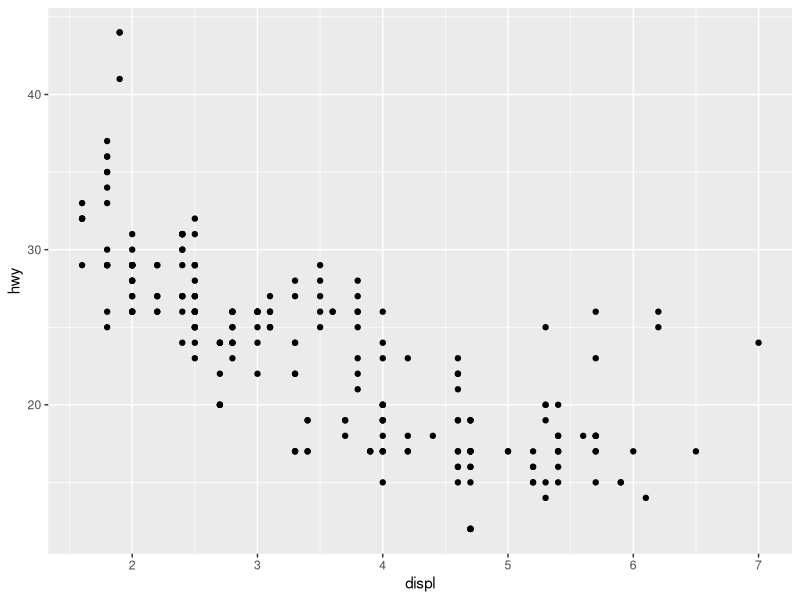
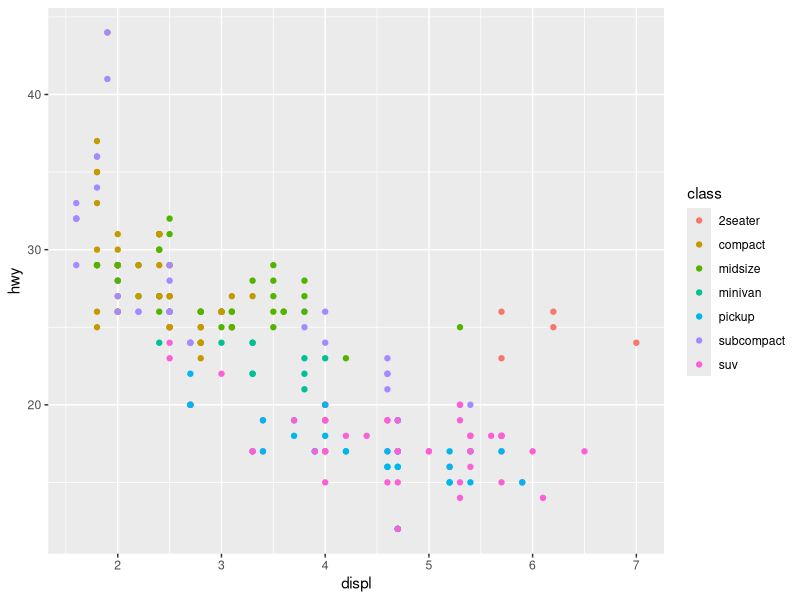
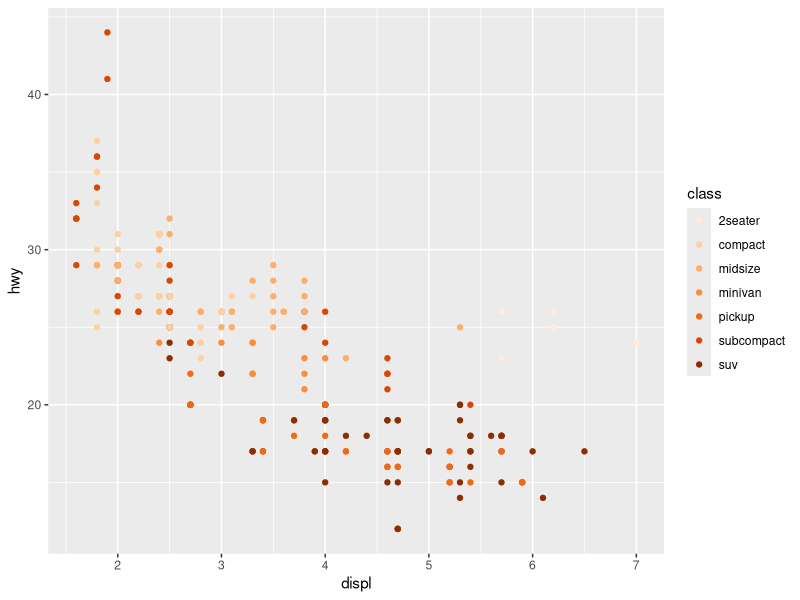
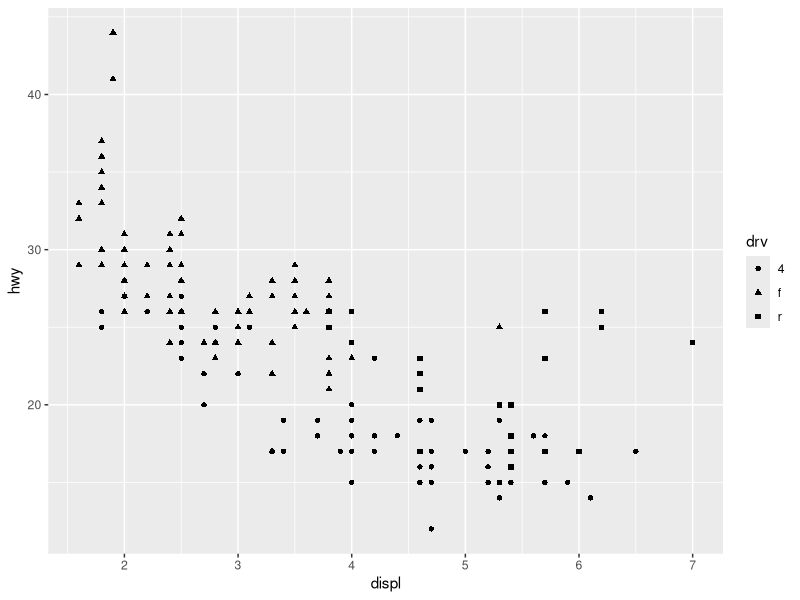
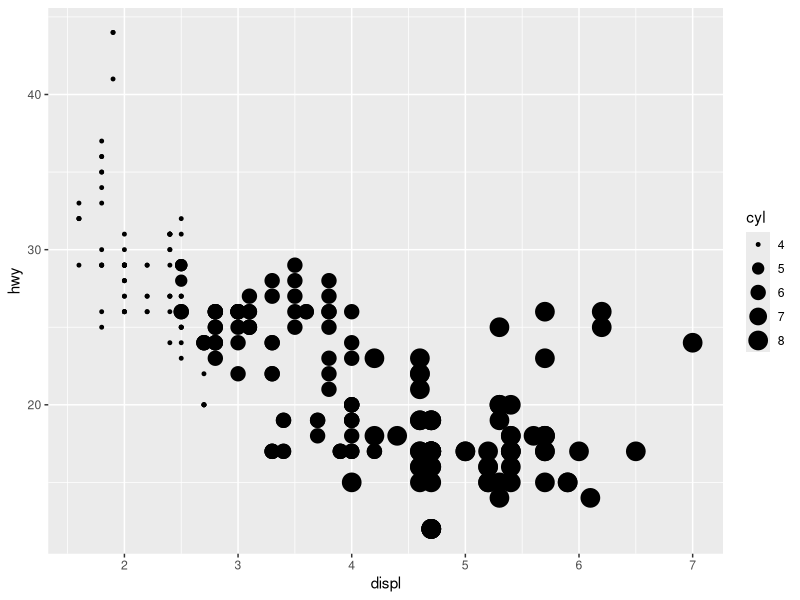
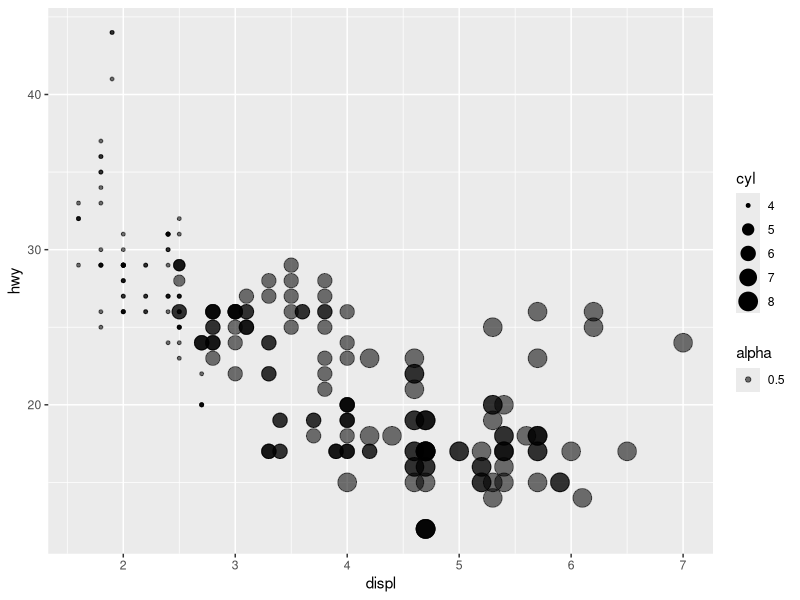
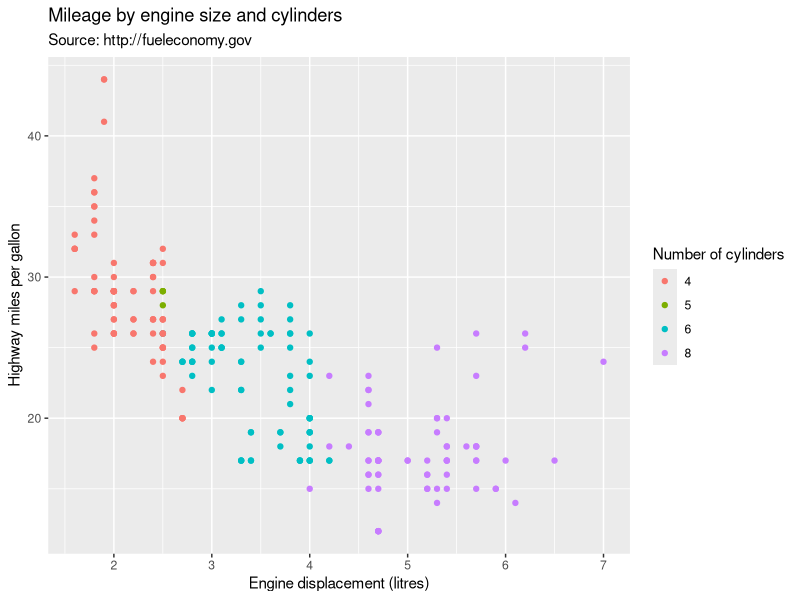
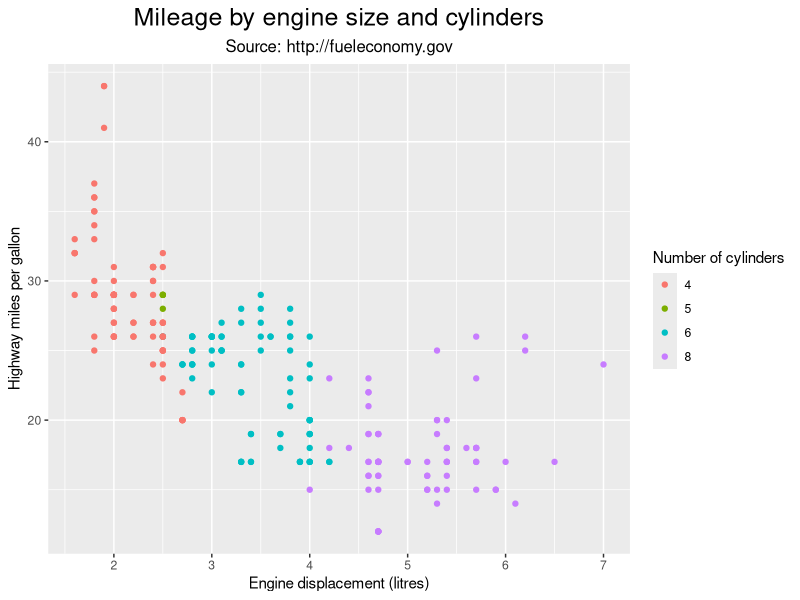

Write R code to recreate these figures, in order.
## ---- chunk 1
knitr::opts_chunk$set(echo = TRUE)
## ---- chunk 2
library(ggplot2)
## ---- chunk 3
mpg
## ---- chunk 4
p <- ggplot(mpg, aes(x = displ, y = hwy)) + geom_point()
p
## ---- chunk 5

p <- ggplot(mpg, aes(displ, hwy, colour = class)) + geom_point()
p

p <- ggplot(mpg, aes(displ, hwy, colour = class)) + scale_colour_brewer(palette="Oranges") + geom_point()
p

p <- ggplot(mpg, aes(displ, hwy, shape = drv)) + geom_point()
p

p <- ggplot(mpg, aes(displ, hwy, size = cyl)) + geom_point()
p

p <- ggplot(mpg, aes(displ, hwy, size = cyl, alpha=0.5)) + geom_point()
p

## ---- chunk 6
p <- ggplot(mpg, aes(displ, hwy)) +
  geom_point(aes(colour = factor(cyl))) +
  labs(
    x = "Engine displacement (litres)", 
    y = "Highway miles per gallon", 
    colour = "Number of cylinders",
    title = "Mileage by engine size and cylinders",
    subtitle = "Source: http://fueleconomy.gov"
  )
p
## ---- chunk 7
p <- ggplot(mpg, aes(displ, hwy)) +
  geom_point(aes(colour = factor(cyl))) +
  labs(
    x = "Engine displacement (litres)", 
    y = "Highway miles per gallon", 
    colour = "Number of cylinders",
    title = "Mileage by engine size and cylinders",
    subtitle = "Source: http://fueleconomy.gov"
  ) +
  theme(
    plot.title = element_text(hjust = 0.5, size = 18),
    plot.subtitle = element_text(hjust = 0.5, size = 12)
  )
p
## ---- chunk 8
values <- seq(from = -2, to = 2, by = .01)
df <- data.frame(x = values, y = values ^ 3)

ggplot(df, aes(x, y)) +
  geom_path() +
  labs(y = quote(f(x) == x^3))
## ---- chunk 9
yrng <- range(economics$unemploy)
xrng <- range(economics$date)
caption <- paste(
  strwrap("Unemployment rates in the US have varied a lot over the years", 40),
  collapse = "\n"
)

p <- ggplot(economics, aes(date, unemploy)) +
  geom_line() +
  annotate(
    geom = "text", x = xrng[1], y = yrng[2], 
    label = caption, hjust = 0, vjust = 1, size = 4
  )
p
## ---- chunk 10
p <- ggplot(mpg, aes(displ, hwy)) +
  geom_point(
    data = dplyr::filter(mpg, manufacturer == "subaru"), 
    colour = "orange",
    size = 3
  ) +
  geom_point()
p
## ---- chunk 11
p +
  annotate(geom = "point", x = 5.5, y = 40, colour = "orange", size = 3) +
  annotate(geom = "point", x = 5.5, y = 40) +
  annotate(geom = "text", x = 5.6, y = 40, label = "subaru", hjust = "left")
## ---- chunk 12
p <- ggplot(mpg, aes(displ, hwy)) +
  geom_point(aes(colour = factor(cyl))) +
  labs(
    x = "Engine displacement (litres)", 
    y = "Highway miles per gallon", 
    colour = "Number of cylinders",
    title = "Mileage by engine size and cylinders",
    subtitle = "Source: http://fueleconomy.gov"
  ) +
  # theme_bw() +
  theme_classic()
p
